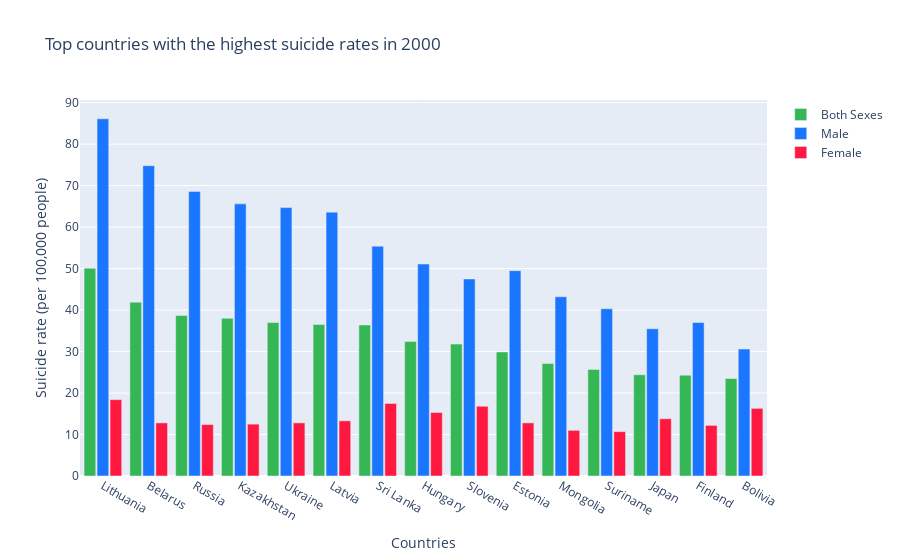

Source (notebook cell):
### Code cell
total = go.Bar(
    x = rate2000['Country'].head(15),
    y = rate2000['Total suicide rate'].head(15),
    marker=dict(color='rgb(53, 183, 85)'),
    name = 'Both Sexes'
)

male = go.Bar(
    x = rate2000['Country'].head(15),
    y = rate2000['Male suicide rate'].head(15),
    marker=dict(color='rgb(26, 118, 255)'),
    name = 'Male'
)

female = go.Bar(
    x = rate2000['Country'].head(15),
    y = rate2000['Female suicide rate'].head(15),
    marker=dict(color='rgb(255, 25, 64)'),
    name = 'Female'
)

data = [total, male, female]

layout = go.Layout(
    title='Top countries with the highest suicide rates in 2000',
    xaxis={'title':'Countries'},
    yaxis={'title':'Suicide rate (per 100,000 people)'},
    barmode='group',
    bargap=0.15,
    bargroupgap=0.1
)

fig = go.Figure(data=data, layout=layout)
py.iplot(fig, filename='basic-bar')

### Figure 1 — Plotly figure (JSON) as saved in the notebook; plotly's stock layout.template omitted (floating-point values rounded to 4 significant figures)
{"data": [{"marker": {"color": "rgb(53, 183, 85)"}, "name": "Both Sexes", "type": "bar", "x": ["Lithuania", "Belarus", "Russia", "Kazakhstan", "Ukraine", "Latvia", "Sri Lanka", "Hungary", "Slovenia", "Estonia", "Mongolia", "Suriname", "Japan", "Finland", "Bolivia"], "y": [50.1, 41.9, 38.7, 38, 37, 36.5, 36.4, 32.4, 31.8, 29.9, 27.1, 25.7, 24.4, 24.3, 23.5]}, {"marker": {"color": "rgb(26, 118, 255)"}, "name": "Male", "type": "bar", "x": ["Lithuania", "Belarus", "Russia", "Kazakhstan", "Ukraine", "Latvia", "Sri Lanka", "Hungary", "Slovenia", "Estonia", "Mongolia", "Suriname", "Japan", "Finland", "Bolivia"], "y": [86.1, 74.8, 68.6, 65.6, 64.7, 63.6, 55.4, 51.1, 47.5, 49.5, 43.2, 40.3, 35.5, 37, 30.6]}, {"marker": {"color": "rgb(255, 25, 64)"}, "name": "Female", "type": "bar", "x": ["Lithuania", "Belarus", "Russia", "Kazakhstan", "Ukraine", "Latvia", "Sri Lanka", "Hungary", "Slovenia", "Estonia", "Mongolia", "Suriname", "Japan", "Finland", "Bolivia"], "y": [18.4, 12.8, 12.4, 12.5, 12.8, 13.3, 17.5, 15.3, 16.8, 12.8, 11, 10.7, 13.8, 12.2, 16.3]}], "layout": {"bargap": 0.15, "bargroupgap": 0.1, "barmode": "group", "title": {"text": "Top countries with the highest suicide rates in 2000"}, "xaxis": {"title": {"text": "Countries"}}, "yaxis": {"title": {"text": "Suicide rate (per 100,000 people)"}}}}
